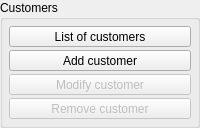
    <widget class="QGroupBox" name="gb_customers">
     <property name="title">
      <string>Customers</string>
     </property>
     <layout class="QVBoxLayout" name="verticalLayout_5">
      <property name="spacing">
       <number>3</number>
      </property>
      <property name="margin">
       <number>6</number>
      </property>
      <item>
       <widget class="QToolButton" name="tbtn_view_customers">
        <property name="sizePolicy">
         <sizepolicy hsizetype="Minimum" vsizetype="Fixed">
          <horstretch>0</horstretch>
          <verstretch>0</verstretch>
         </sizepolicy>
        </property>
        <property name="statusTip">
         <string>View list of customers</string>
        </property>
        <property name="text">
         <string>List of customers</string>
        </property>
        <property name="icon">
         <iconset resource="resources.qrc">
          <normaloff>:/images/images/view.png</normaloff>:/images/images/view.png</iconset>
        </property>
        <property name="iconSize">
         <size>
          <width>16</width>
          <height>16</height>
         </size>
        </property>
        <property name="checkable">
         <bool>true</bool>
        </property>
        <property name="toolButtonStyle">
         <enum>Qt::ToolButtonTextBesideIcon</enum>
        </property>
       </widget>
      </item>
      <item>
       <widget class="QToolButton" name="tbtn_add_customer">
        <property name="sizePolicy">
         <sizepolicy hsizetype="Minimum" vsizetype="Fixed">
          <horstretch>0</horstretch>
          <verstretch>0</verstretch>
         </sizepolicy>
        </property>
        <property name="statusTip">
         <string>Add a new customer</string>
        </property>
        <property name="text">
         <string>Add customer</string>
        </property>
        <property name="icon">
         <iconset resource="resources.qrc">
          <normaloff>:/images/images/customer_add.png</normaloff>:/images/images/customer_add.png</iconset>
        </property>
        <property name="iconSize">
         <size>
          <width>16</width>
          <height>16</height>
         </size>
        </property>
        <property name="toolButtonStyle">
         <enum>Qt::ToolButtonTextBesideIcon</enum>
        </property>
       </widget>
      </item>
      <item>
       <widget class="QToolButton" name="tbtn_modify_customer">
        <property name="enabled">
         <bool>false</bool>
        </property>
        <property name="sizePolicy">
         <sizepolicy hsizetype="Minimum" vsizetype="Fixed">
          <horstretch>0</horstretch>
          <verstretch>0</verstretch>
         </sizepolicy>
        </property>
        <property name="statusTip">
         <string>Modify the selected customer</string>
        </property>
        <property name="text">
         <string>Modify customer</string>
        </property>
        <property name="icon">
         <iconset resource="resources.qrc">
          <normaloff>:/images/images/customer_modify.png</normaloff>:/images/images/customer_modify.png</iconset>
        </property>
        <property name="iconSize">
         <size>
          <width>16</width>
          <height>16</height>
         </size>
        </property>
        <property name="toolButtonStyle">
         <enum>Qt::ToolButtonTextBesideIcon</enum>
        </property>
       </widget>
      </item>
      <item>
       <widget class="QToolButton" name="tbtn_remove_customer">
        <property name="enabled">
         <bool>false</bool>
        </property>
        <property name="sizePolicy">
         <sizepolicy hsizetype="Minimum" vsizetype="Fixed">
          <horstretch>0</horstretch>
          <verstretch>0</verstretch>
         </sizepolicy>
        </property>
        <property name="statusTip">
         <string>Remove the selected customer</string>
        </property>
        <property name="text">
         <string>Remove customer</string>
        </property>
        <property name="icon">
         <iconset resource="resources.qrc">
          <normaloff>:/images/images/customer_remove.png</normaloff>:/images/images/customer_remove.png</iconset>
        </property>
        <property name="iconSize">
         <size>
          <width>16</width>
          <height>16</height>
         </size>
        </property>
        <property name="toolButtonStyle">
         <enum>Qt::ToolButtonTextBesideIcon</enum>
        </property>
       </widget>
      </item>
     </layout>
    </widget>
